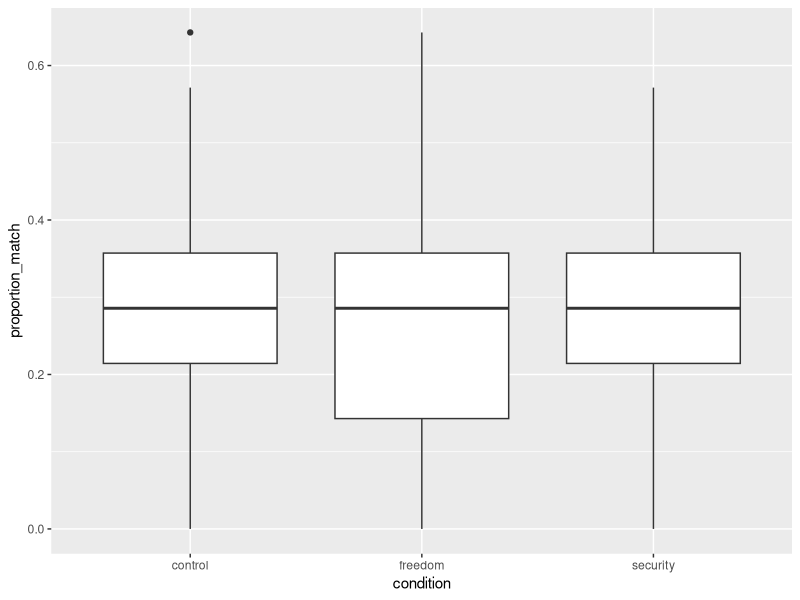
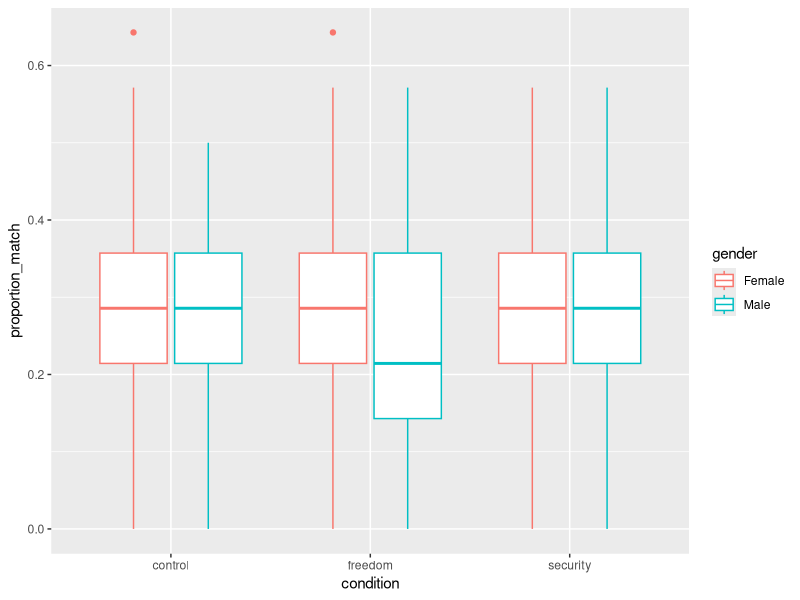

Here is the R script that generated these plots, in order:
## ---- chunk 1
knitr::opts_chunk$set(echo = TRUE)
library(knitr)
library(ggplot2)
library(tidyr)
library(dplyr)
## ---- chunk 2
data = read.csv('ubi_for_tidy.csv')
## ---- chunk 3
colnames(data)
## ---- chunk 4
tidy_words <- data %>%
  gather('word_type', 'word_str', starts_with('word_')) %>%
  select(-starts_with('query'), -starts_with('polit'), -starts_with('stigma'))
tidy_words$word_type = gsub("word_", "", tidy_words$word_type)
tidy_words$word_str = sapply(tidy_words$word_str, tolower)
## ---- chunk 5
mean_results = tidy_words %>%
  group_by(condition, V1) %>%
  summarise("proportion_match" = mean(word_str==word_type))
## ---- chunk 6
mean_results_by_subj = tidy_words %>%
  group_by(condition, V1) %>%
  summarise("proportion_match" = mean(word_str==word_type))
## ---- chunk 7
tidy_words %>%
  group_by(condition, V1) %>%
  summarise("proportion_match" = mean(word_str==word_type)) %>%
  summarise('sd_subjmean' = sd(proportion_match))

mean_results_by_subj %>%
  group_by(condition) %>%
  summarise(mean_sd = sd(proportion_match))
## ---- chunk 8
mean_results_by_subj %>%
  ggplot(aes(x = condition, y = proportion_match)) + 
  geom_boxplot()
## ---- chunk 9
gender_tally = tally(group_by(data,gender))
## ---- chunk 10
interaction_data = mutate(tidy_words, 'match' = word_type==word_str)
interaction_data = interaction_data %>% 
  filter(gender != "Other")

interaction_data %>%
  group_by(condition, V1, gender) %>%
  summarise("proportion_match" = mean(word_str==word_type)) %>%
  ggplot(aes(x = condition, y = proportion_match, color=gender)) + 
      geom_boxplot()
## ---- chunk 11
rs = lm('match ~ gender*condition', data=interaction_data)
summary(rs)
